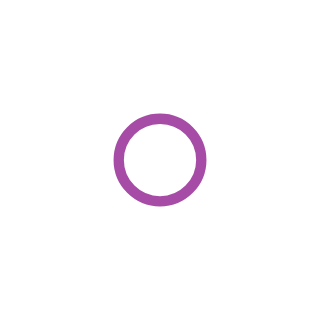

Vega-Lite specification stored for this chart:
### Vega specification from a JSON file in a GitHub repository (floating-point values rounded to 4 significant figures)
{"$schema": "http://vega.github.io/schema/vega/v3.0.json", "autosize": "pad", "padding": 5, "data": [{"name": "source_0", "values": [{"a": 2}], "format": {"type": "json", "parse": {}}}], "signals": [{"name": "width", "update": "21"}, {"name": "height", "update": "21"}, {"name": "unit", "value": {}, "on": [{"events": "mousemove", "update": "group()._id ? group() : unit"}]}], "marks": [{"name": "marks", "type": "symbol", "role": "point", "from": {"data": "source_0"}, "encode": {"update": {"x": {"value": 10.5}, "y": {"value": 10.5}, "stroke": {"value": "purple"}, "fill": {"value": "transparent"}, "opacity": {"value": 0.7}}}}]}
